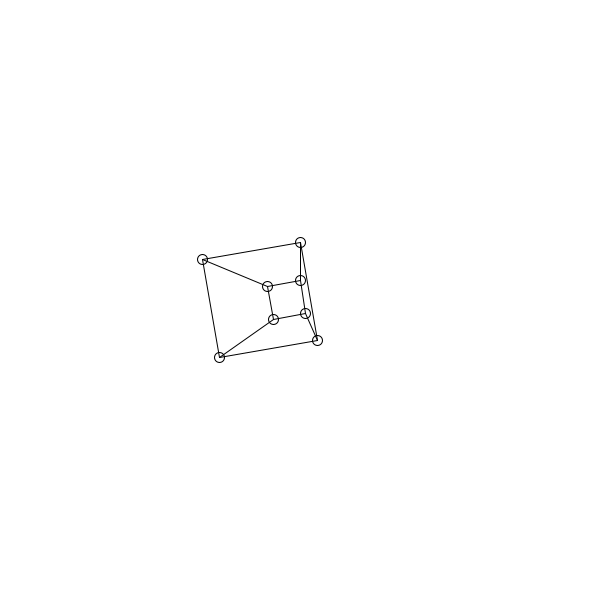
Frame 1 (no input)
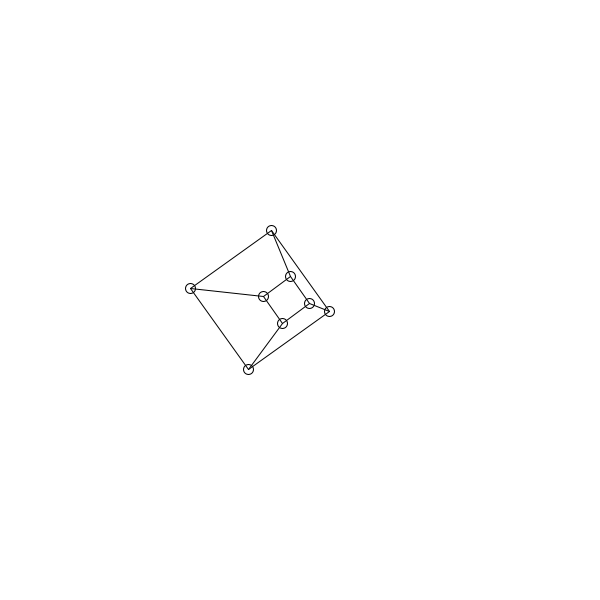
Frame 60 (the mouse pressed at the canvas centre just before this capture)
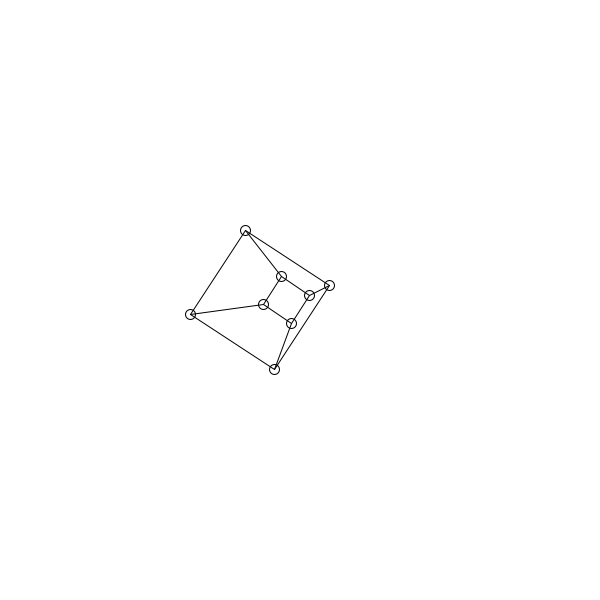
Frame 120 (the mouse held since frame 60 and released just before this capture)

The Processing sketch that drew these frames (run headless with seeded random() and noise(); from frame 60 on, the mouse is pressed at the canvas centre):

// Processing sketch: sketch_ProyeccionPerspectiva
// ── sketch_ProyeccionPerspectiva.pde
ArrayList<PVector> cube;

void setup () {
  size (600, 600);
  cube = new ArrayList<PVector> ();
  cube.add(new PVector(-50, -50, 50));
  cube.add(new PVector(-50,  50, 50));
  cube.add(new PVector( 50,  50, 50));
  cube.add(new PVector( 50, -50, 50));
  
  cube.add(new PVector(-50, -50, -50));
  cube.add(new PVector(-50,  50, -50));
  cube.add(new PVector( 50,  50, -50));
  cube.add(new PVector( 50, -50, -50));
}

void draw () {
  background(255);
  translate(300, 300);
  ArrayList<PVector> pCube = new ArrayList<PVector>();
  ArrayList<PVector> cubeR = new ArrayList<PVector>();
  float [][] orto = {
    {1, 0, 0},
    {0, 1, 0},
    {0, 0, 0}
  };
  
  float d = 50;
  float [][] perspective = {
    {1, 0, 0},
    {0, 1, 0},
    {0, 0, 1/d}
  };
  
  float theta = -radians(0.2*millis());
  
  cubeR = RotationZ(cube, theta);
  for (PVector p: cubeR) {
    p.add(new PVector(40,0, -100));
  }
 
  for (PVector v : cubeR) {
    // Se realiza la proyección
    PVector nv = Mult3x3byV(perspective,v);
    nv.div(nv.z);
    pCube.add(nv);
  }
  
  
  DrawCube(pCube);
}

ArrayList<PVector> RotationX(ArrayList<PVector> points, float theta) {
  ArrayList<PVector> newPoints = new ArrayList<PVector>();
  float [][] Rx = {
    {1,       0,          0     },
    {0, cos (theta), -sin(theta)},
    {0, sin (theta),  cos(theta)}
  };
  
  for (PVector v: points) {
    // Rotación sobe el eje x
    newPoints.add(Mult3x3byV(Rx, v));
  }
  return newPoints;
}

ArrayList<PVector> RotationY(ArrayList<PVector> points, float theta) {
  ArrayList<PVector> newPoints = new ArrayList<PVector>();
  float [][] Ry = {
    {cos(theta) , 0, sin (theta)},
    {0          , 1, 0          },
    {-sin(theta), 0, cos (theta)}
  };
  
  for (PVector v: points) {
    // Rotación sobe el eje x
    newPoints.add(Mult3x3byV(Ry, v));
  }
  return newPoints;
}

ArrayList<PVector> RotationZ(ArrayList<PVector> points, float theta) {
  ArrayList<PVector> newPoints = new ArrayList<PVector>();
  float [][] Rz = {
    {cos(theta), -sin (theta), 0},
    {sin(theta), cos(theta)  , 0},
    {0         ,            0, 1}
  };
  
  for (PVector v: points) {
    // Rotación sobe el eje x
    newPoints.add(Mult3x3byV(Rz, v));
  }
  return newPoints;
}

void Line (PVector a, PVector b) {
  line(a.x, a.y, b.x, b.y);
}

void DrawCube (ArrayList<PVector> cubo) {
  for (PVector p : cubo) {
    circle(p.x, p.y, 10);
  }
  Line(cubo.get(0), cubo.get(1) );
  Line(cubo.get(1), cubo.get(2) );
  Line(cubo.get(2), cubo.get(3) );
  Line(cubo.get(3), cubo.get(0) );
  
  Line(cubo.get(4), cubo.get(5) );
  Line(cubo.get(5), cubo.get(6) );
  Line(cubo.get(6), cubo.get(7) );
  Line(cubo.get(7), cubo.get(4) );
  
  Line(cubo.get(0), cubo.get(4) );
  Line(cubo.get(1), cubo.get(5) );
  Line(cubo.get(2), cubo.get(6) );
  Line(cubo.get(3), cubo.get(7) );
}

PVector Mult3x3byV (float [][] M33, PVector v) {
  float x, y , z;
  x = M33[0][0]* v.x + M33[0][1] * v.y + M33[0][2] * v.z;
  y = M33[1][0]* v.x + M33[1][1] * v.y + M33[1][2] * v.z;
  z = M33[2][0]* v.x + M33[2][1] * v.y + M33[2][2] * v.z;
  return new PVector(x, y, z);
}
